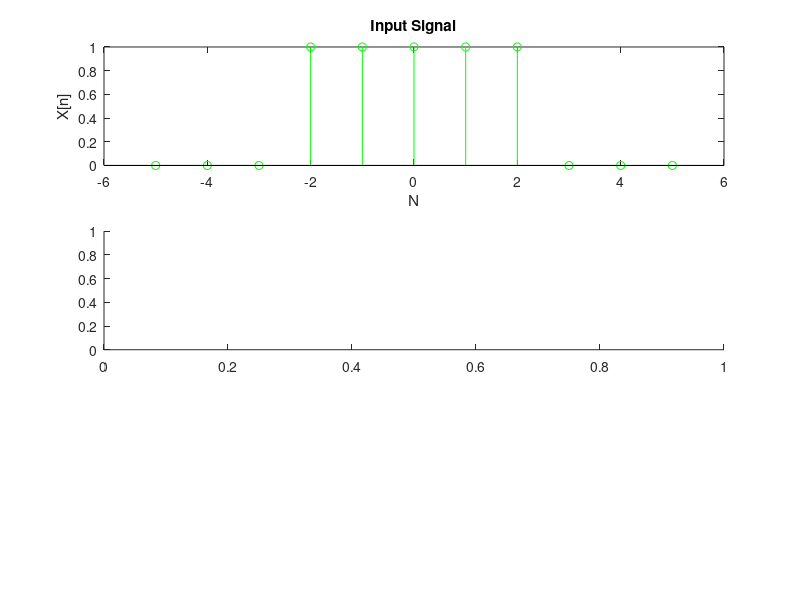

The MATLAB script that drew this image: (Note: this script raises an error after producing the figure.)
clc;
clear all;

x = -5:5;
X1 = abs(x) >2
X2 = abs(x) > -2
X = X2 - X1

subplot(3,1,1)
stem(-5:5, X, 'g')
title('Input Signal')
xlabel('N')
ylabel('X[n]')


subplot(3,1,2)
a = DTFT(X, length(X))
ezplot( abs(a));
title('Magnitude of DTFT');
xlabel('Frequency (\omega)');
ylabel('|X(e^{j\omega})|');

subplot(3,1,3)
b = IDTFT(a, length(X))
stem(x, abs(b), 'g');
title('Magnitude of IDTFT');
xlabel('N')
ylabel('X[n]')
